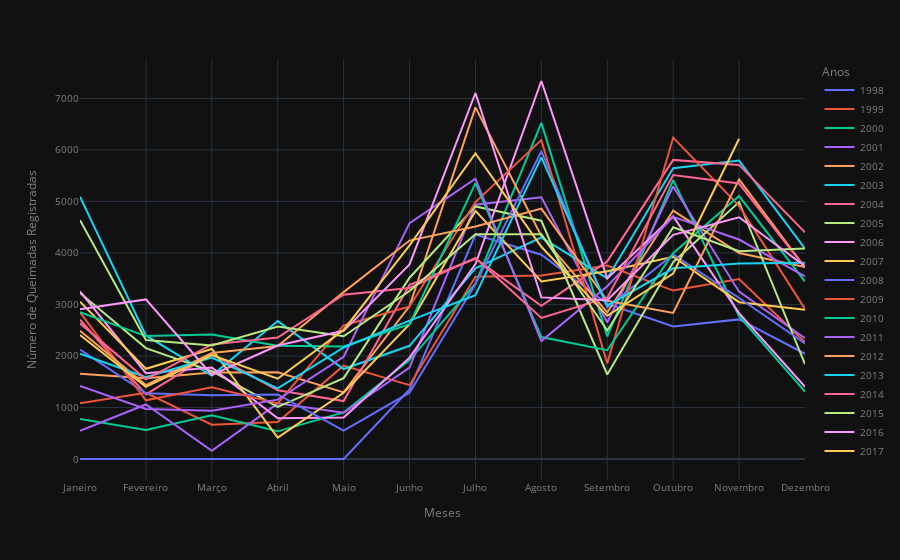

Notebook code for this chart:
### Code cell
# Plot do gráfico de linhas

lines2 = px.line(data_frame=df_plot2, x='month', y='number', color = 'year', markers=False, template='plotly_dark')
personalizacao(lines2, 'Meses', 'Número de Queimadas Registradas', 'Anos')

### Figure 1 — Plotly figure (JSON) as saved in the notebook; plotly's stock layout.template omitted (floating-point values rounded to 4 significant figures)
{"data": [{"hovertemplate": "year=1998<br>month=%{x}<br>number=%{y}<extra></extra>", "legendgroup": "1998", "line": {"color": "#636efa", "dash": "solid"}, "marker": {"symbol": "circle"}, "mode": "lines", "name": "1998", "orientation": "v", "showlegend": true, "type": "scatter", "x": ["Janeiro", "Fevereiro", "Março", "Abril", "Maio", "Junho", "Julho", "Agosto", "Setembro", "Outubro", "Novembro", "Dezembro"], "xaxis": "x", "y": [0, 0, 0, 0, 0, 1352.0, 4358.0, 3965.0, 3013.0, 2573.0, 2710.0, 2043.0], "yaxis": "y"}, {"hovertemplate": "year=1999<br>month=%{x}<br>number=%{y}<extra></extra>", "legendgroup": "1999", "line": {"color": "#EF553B", "dash": "solid"}, "marker": {"symbol": "circle"}, "mode": "lines", "name": "1999", "orientation": "v", "showlegend": true, "type": "scatter", "x": ["Janeiro", "Fevereiro", "Março", "Abril", "Maio", "Junho", "Julho", "Agosto", "Setembro", "Outubro", "Novembro", "Dezembro"], "xaxis": "x", "y": [1081, 1284, 667, 717, 1812, 1433.0, 3538.0, 3564.0, 3754.0, 3270.0, 3495.0, 2267.0], "yaxis": "y"}, {"hovertemplate": "year=2000<br>month=%{x}<br>number=%{y}<extra></extra>", "legendgroup": "2000", "line": {"color": "#00cc96", "dash": "solid"}, "marker": {"symbol": "circle"}, "mode": "lines", "name": "2000", "orientation": "v", "showlegend": true, "type": "scatter", "x": ["Janeiro", "Fevereiro", "Março", "Abril", "Maio", "Junho", "Julho", "Agosto", "Setembro", "Outubro", "Novembro", "Dezembro"], "xaxis": "x", "y": [778, 561, 848, 537, 904.2, 1921.0, 3402.0, 6525.0, 2380.0, 5414.0, 2772.0, 1309.0], "yaxis": "y"}, {"hovertemplate": "year=2001<br>month=%{x}<br>number=%{y}<extra></extra>", "legendgroup": "2001", "line": {"color": "#ab63fa", "dash": "solid"}, "marker": {"symbol": "circle"}, "mode": "lines", "name": "2001", "orientation": "v", "showlegend": true, "type": "scatter", "x": ["Janeiro", "Fevereiro", "Março", "Abril", "Maio", "Junho", "Julho", "Agosto", "Setembro", "Outubro", "Novembro", "Dezembro"], "xaxis": "x", "y": [547, 1059, 161.1, 1081, 898.2, 1775.0, 4937.0, 5081.0, 2650.0, 5290.0, 3248.0, 2345.0], "yaxis": "y"}, {"hovertemplate": "year=2002<br>month=%{x}<br>number=%{y}<extra></extra>", "legendgroup": "2002", "line": {"color": "#FFA15A", "dash": "solid"}, "marker": {"symbol": "circle"}, "mode": "lines", "name": "2002", "orientation": "v", "showlegend": true, "type": "scatter", "x": ["Janeiro", "Fevereiro", "Março", "Abril", "Maio", "Junho", "Julho", "Agosto", "Setembro", "Outubro", "Novembro", "Dezembro"], "xaxis": "x", "y": [1654, 1570, 1679, 1682, 1293.0, 2969.0, 6826.0, 4328.0, 2845.0, 4823.0, 3997.0, 3725.0], "yaxis": "y"}, {"hovertemplate": "year=2003<br>month=%{x}<br>number=%{y}<extra></extra>", "legendgroup": "2003", "line": {"color": "#19d3f3", "dash": "solid"}, "marker": {"symbol": "circle"}, "mode": "lines", "name": "2003", "orientation": "v", "showlegend": true, "type": "scatter", "x": ["Janeiro", "Fevereiro", "Março", "Abril", "Maio", "Junho", "Julho", "Agosto", "Setembro", "Outubro", "Novembro", "Dezembro"], "xaxis": "x", "y": [5091, 2398, 1619.0, 2677, 1747, 2197.0, 3703.0, 4301.0, 3505.0, 5644.0, 5794.0, 4084.0], "yaxis": "y"}, {"hovertemplate": "year=2004<br>month=%{x}<br>number=%{y}<extra></extra>", "legendgroup": "2004", "line": {"color": "#FF6692", "dash": "solid"}, "marker": {"symbol": "circle"}, "mode": "lines", "name": "2004", "orientation": "v", "showlegend": true, "type": "scatter", "x": ["Janeiro", "Fevereiro", "Março", "Abril", "Maio", "Junho", "Julho", "Agosto", "Setembro", "Outubro", "Novembro", "Dezembro"], "xaxis": "x", "y": [2705, 1255, 2040, 1335, 1124.0, 3381.0, 3888.0, 2974.0, 3836.0, 5807.0, 5709.0, 4399.0], "yaxis": "y"}, {"hovertemplate": "year=2005<br>month=%{x}<br>number=%{y}<extra></extra>", "legendgroup": "2005", "line": {"color": "#B6E880", "dash": "solid"}, "marker": {"symbol": "circle"}, "mode": "lines", "name": "2005", "orientation": "v", "showlegend": true, "type": "scatter", "x": ["Janeiro", "Fevereiro", "Março", "Abril", "Maio", "Junho", "Julho", "Agosto", "Setembro", "Outubro", "Novembro", "Dezembro"], "xaxis": "x", "y": [3224.0, 2153, 1706, 1011, 1571.0, 3519.0, 4904.0, 4625.0, 1641.0, 3821.0, 4987.0, 1844.0], "yaxis": "y"}, {"hovertemplate": "year=2006<br>month=%{x}<br>number=%{y}<extra></extra>", "legendgroup": "2006", "line": {"color": "#FF97FF", "dash": "solid"}, "marker": {"symbol": "circle"}, "mode": "lines", "name": "2006", "orientation": "v", "showlegend": true, "type": "scatter", "x": ["Janeiro", "Fevereiro", "Março", "Abril", "Maio", "Junho", "Julho", "Agosto", "Setembro", "Outubro", "Novembro", "Dezembro"], "xaxis": "x", "y": [3255, 1666, 1774, 792, 808, 1968, 3783.0, 7338.0, 3506.0, 4710.0, 2831.0, 1401.0], "yaxis": "y"}, {"hovertemplate": "year=2007<br>month=%{x}<br>number=%{y}<extra></extra>", "legendgroup": "2007", "line": {"color": "#FECB52", "dash": "solid"}, "marker": {"symbol": "circle"}, "mode": "lines", "name": "2007", "orientation": "v", "showlegend": true, "type": "scatter", "x": ["Janeiro", "Fevereiro", "Março", "Abril", "Maio", "Junho", "Julho", "Agosto", "Setembro", "Outubro", "Novembro", "Dezembro"], "xaxis": "x", "y": [3055, 1751, 2136, 415, 1286, 2618.0, 4816.0, 3447.0, 3644.0, 3925.0, 3044.0, 2899.0], "yaxis": "y"}, {"hovertemplate": "year=2008<br>month=%{x}<br>number=%{y}<extra></extra>", "legendgroup": "2008", "line": {"color": "#636efa", "dash": "solid"}, "marker": {"symbol": "circle"}, "mode": "lines", "name": "2008", "orientation": "v", "showlegend": true, "type": "scatter", "x": ["Janeiro", "Fevereiro", "Março", "Abril", "Maio", "Junho", "Julho", "Agosto", "Setembro", "Outubro", "Novembro", "Dezembro"], "xaxis": "x", "y": [2125, 1275, 1239, 1253, 553, 1287, 3391.0, 5976.0, 2944.0, 3969.0, 3126.0, 2242.0], "yaxis": "y"}, {"hovertemplate": "year=2009<br>month=%{x}<br>number=%{y}<extra></extra>", "legendgroup": "2009", "line": {"color": "#EF553B", "dash": "solid"}, "marker": {"symbol": "circle"}, "mode": "lines", "name": "2009", "orientation": "v", "showlegend": true, "type": "scatter", "x": ["Janeiro", "Fevereiro", "Março", "Abril", "Maio", "Junho", "Julho", "Agosto", "Setembro", "Outubro", "Novembro", "Dezembro"], "xaxis": "x", "y": [2848, 1140, 1392, 1078, 2593, 2962, 4988.0, 6193.0, 1857.0, 6240.0, 4913.0, 2914.0], "yaxis": "y"}, {"hovertemplate": "year=2010<br>month=%{x}<br>number=%{y}<extra></extra>", "legendgroup": "2010", "line": {"color": "#00cc96", "dash": "solid"}, "marker": {"symbol": "circle"}, "mode": "lines", "name": "2010", "orientation": "v", "showlegend": true, "type": "scatter", "x": ["Janeiro", "Fevereiro", "Março", "Abril", "Maio", "Junho", "Julho", "Agosto", "Setembro", "Outubro", "Novembro", "Dezembro"], "xaxis": "x", "y": [2851, 2386, 2417, 2200, 2185.0, 2618.0, 5356.0, 2367.0, 2112.0, 3996.0, 5104.0, 3444.0], "yaxis": "y"}, {"hovertemplate": "year=2011<br>month=%{x}<br>number=%{y}<extra></extra>", "legendgroup": "2011", "line": {"color": "#ab63fa", "dash": "solid"}, "marker": {"symbol": "circle"}, "mode": "lines", "name": "2011", "orientation": "v", "showlegend": true, "type": "scatter", "x": ["Janeiro", "Fevereiro", "Março", "Abril", "Maio", "Junho", "Julho", "Agosto", "Setembro", "Outubro", "Novembro", "Dezembro"], "xaxis": "x", "y": [1416, 973, 937, 1152, 1985, 4578, 5441.0, 2289.0, 3355.0, 4700.0, 4261.0, 3546.0], "yaxis": "y"}, {"hovertemplate": "year=2012<br>month=%{x}<br>number=%{y}<extra></extra>", "legendgroup": "2012", "line": {"color": "#FFA15A", "dash": "solid"}, "marker": {"symbol": "circle"}, "mode": "lines", "name": "2012", "orientation": "v", "showlegend": true, "type": "scatter", "x": ["Janeiro", "Fevereiro", "Março", "Abril", "Maio", "Junho", "Julho", "Agosto", "Setembro", "Outubro", "Novembro", "Dezembro"], "xaxis": "x", "y": [2491, 1436, 2058, 2193, 3240, 4241.0, 4512.0, 4861.0, 3071.0, 2835.0, 5428.0, 3718.0], "yaxis": "y"}, {"hovertemplate": "year=2013<br>month=%{x}<br>number=%{y}<extra></extra>", "legendgroup": "2013", "line": {"color": "#19d3f3", "dash": "solid"}, "marker": {"symbol": "circle"}, "mode": "lines", "name": "2013", "orientation": "v", "showlegend": true, "type": "scatter", "x": ["Janeiro", "Fevereiro", "Março", "Abril", "Maio", "Junho", "Julho", "Agosto", "Setembro", "Outubro", "Novembro", "Dezembro"], "xaxis": "x", "y": [2045, 1587, 1969, 1372, 2165, 2686.0, 3180.0, 5856.0, 2980.0, 3702.0, 3796.0, 3808.0], "yaxis": "y"}, {"hovertemplate": "year=2014<br>month=%{x}<br>number=%{y}<extra></extra>", "legendgroup": "2014", "line": {"color": "#FF6692", "dash": "solid"}, "marker": {"symbol": "circle"}, "mode": "lines", "name": "2014", "orientation": "v", "showlegend": true, "type": "scatter", "x": ["Janeiro", "Fevereiro", "Março", "Abril", "Maio", "Junho", "Julho", "Agosto", "Setembro", "Outubro", "Novembro", "Dezembro"], "xaxis": "x", "y": [2633, 1547, 2224, 2358, 3189, 3319.0, 3904.0, 2738.0, 3131.0, 5513.0, 5348.0, 3717.0], "yaxis": "y"}, {"hovertemplate": "year=2015<br>month=%{x}<br>number=%{y}<extra></extra>", "legendgroup": "2015", "line": {"color": "#B6E880", "dash": "solid"}, "marker": {"symbol": "circle"}, "mode": "lines", "name": "2015", "orientation": "v", "showlegend": true, "type": "scatter", "x": ["Janeiro", "Fevereiro", "Março", "Abril", "Maio", "Junho", "Julho", "Agosto", "Setembro", "Outubro", "Novembro", "Dezembro"], "xaxis": "x", "y": [4635, 2309, 2202, 2573, 2384, 3261.0, 4364.0, 4363.0, 2495.0, 4500.0, 4035.0, 4089.0], "yaxis": "y"}, {"hovertemplate": "year=2016<br>month=%{x}<br>number=%{y}<extra></extra>", "legendgroup": "2016", "line": {"color": "#FF97FF", "dash": "solid"}, "marker": {"symbol": "circle"}, "mode": "lines", "name": "2016", "orientation": "v", "showlegend": true, "type": "scatter", "x": ["Janeiro", "Fevereiro", "Março", "Abril", "Maio", "Junho", "Julho", "Agosto", "Setembro", "Outubro", "Novembro", "Dezembro"], "xaxis": "x", "y": [2906.0, 3098.0, 1632.0, 2204.0, 2488.0, 3777.0, 7105.0, 3137.0, 3081.0, 4351.0, 4692.0, 3741.0], "yaxis": "y"}, {"hovertemplate": "year=2017<br>month=%{x}<br>number=%{y}<extra></extra>", "legendgroup": "2017", "line": {"color": "#FECB52", "dash": "solid"}, "marker": {"symbol": "circle"}, "mode": "lines", "name": "2017", "orientation": "v", "showlegend": true, "type": "scatter", "x": ["Janeiro", "Fevereiro", "Março", "Abril", "Maio", "Junho", "Julho", "Agosto", "Setembro", "Outubro", "Novembro"], "xaxis": "x", "y": [2408, 1400, 2017, 1559, 2506, 4148.0, 5930.0, 4120.0, 2779.0, 3600.0, 6217.0], "yaxis": "y"}], "layout": {"font": {"color": "grey", "size": 10}, "legend": {"title": {"font": {"size": 12}, "text": "Anos"}, "tracegroupgap": 0}, "margin": {"t": 60}, "xaxis": {"anchor": "y", "domain": [0, 1], "title": {"font": {"size": 12}, "text": "Meses"}}, "yaxis": {"anchor": "x", "domain": [0, 1], "title": {"font": {"size": 12}, "text": "Número de Queimadas Registradas"}}}}
